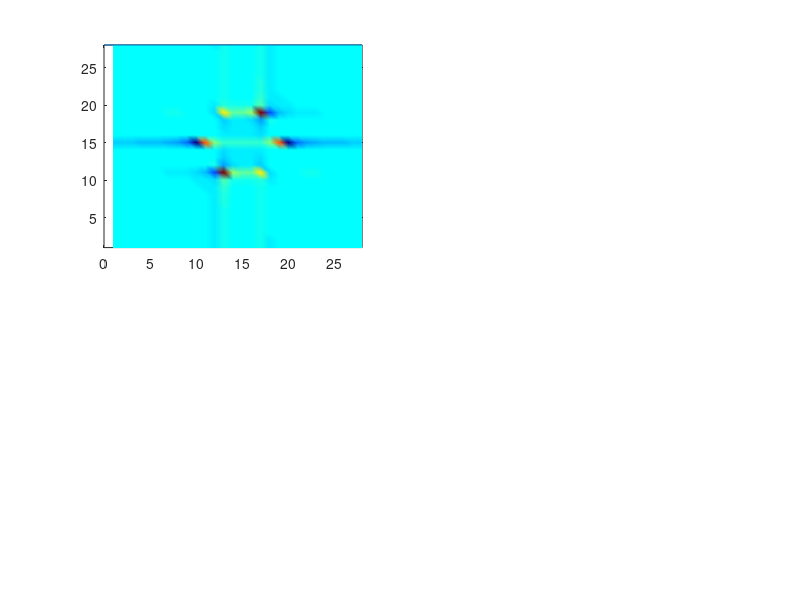

The MATLAB script that drew this image:
 global GC GCm A 
% A1=A(:,:,x,y)'; 
% pcolor(hndl.gc1,A1);
% colormap(hndl.gc1,'jet');
% shading(hndl.gc1,'interp');
figure(10);
subplot(2,2,1);
r = 1;



sz=round(9*pi);
F=zeros(sz);
rng('shuffle');

for z=1:10
    offsx = rand*pi*2;
    offsy = rand*pi*2;
    al = 0;%rand*pi/2;
    g1=pi*0/180+al;
    g2=pi*60/180+al;
    g3=pi*120/180+al;    
    for xi=1:sz
        for yi=1:sz
            x = xi+ offsx;
            y = yi+ offsy;
            r1=x*sin(g1)+y*cos(g1);
            r2=x*sin(g2)+y*cos(g2);
            r3=x*sin(g3)+y*cos(g3);
            F(xi,yi,z) = sin(r1)+sin(r2)+sin(r3);
        end;
    end
    
    
end


C=F(:,:,1);
co = zeros(2,2,10);
for z=2:10
    C = conv2(C,F(:,:,z));
    co(:,:,z) = cov(F(:,:,1),F(:,:,2));
end
%V = xcorr2(F(:,:,1),F(:,:,2));
V = real(fftshift(fft2(F(:,:,3))));
pcolor(V)
colormap('jet');
shading('interp');
line([sz,0],[sz,sz]);


